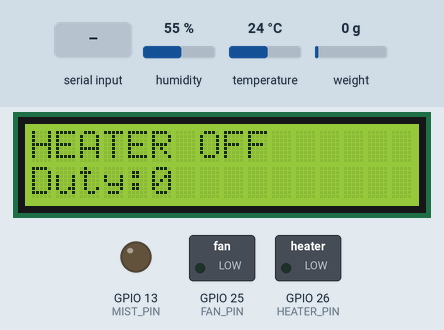
The sketch below on a simulated ESP32. On the bench: 16×2 character LCD, switched loads named in the sketch (green lamp = pin HIGH), output pins drawn as LEDs (lit = HIGH). Inputs (shaded band) come from the test bench; at power-on: humidity 55 %, temperature 24 °C, weight on the scale 0 g. WiFi joins after 1.5 s; servers stay silent unless stated; uploads are accepted with an empty reply; EEPROM starts erased; what the sketch prints to the serial monitor is not drawn.

Above: at 10.4 s.
10.5 s: "1" received over Serial
At 12.7 s:
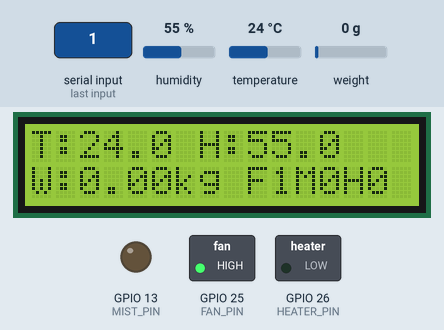
13.2 s: "3" received over Serial
At 13.8 s:
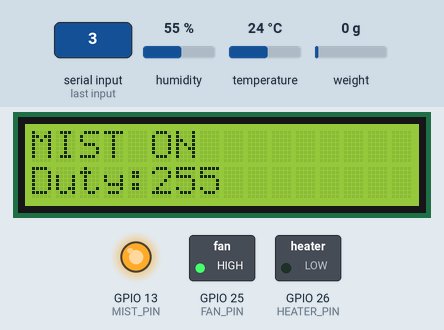
16.2 s: "2" received over Serial
At 17.3 s:
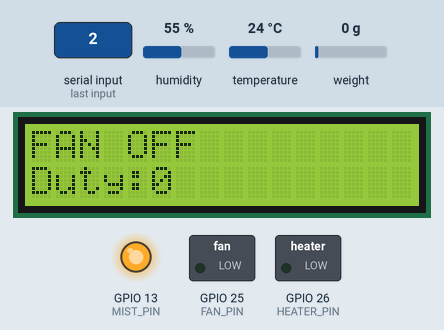
19.2 s: "5" received over Serial
At 19.6 s:
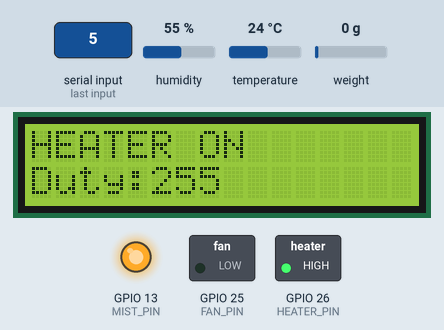
22.2 s: "4" received over Serial
At 23.1 s:
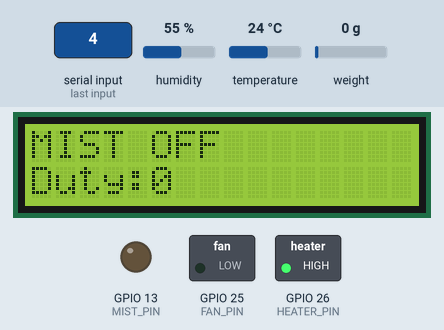
25.2 s: "t" received over Serial
At 26.4 s:
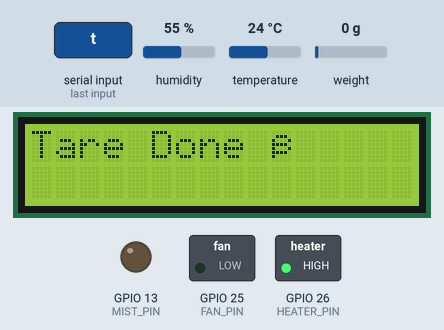
Timing chart, 0 to 28.2 s (numbered marks = the images above; inputs shaded):
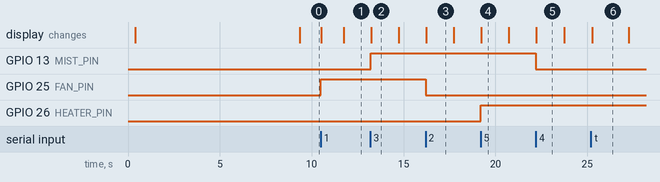

The sketch:

systemmmfordemo.ino
```cpp
#include <Arduino.h>
#include <HX711_ADC.h>
#include <EEPROM.h>
#include <DHT.h>

#include <WiFi.h>
#include <WiFiManager.h>
#include <HTTPClient.h>

#include <Wire.h>
#include <LiquidCrystal_I2C.h>

// ============ BLYNK ============
#define BLYNK_PRINT Serial
#define BLYNK_TEMPLATE_ID   "TMPL6ihUzZBCn"
#define BLYNK_TEMPLATE_NAME "HiveCare"
#define BLYNK_AUTH_TOKEN    "vBp4gRk6qA_5plwEi_fEZBaHwZrwWymI"
#include <BlynkSimpleEsp32.h>
BlynkTimer blynkTimer;

// ================== LCD ==================
LiquidCrystal_I2C lcd(0x27, 16, 2);

// ================== SERVER (PHP endpoint) ==================
const char* SERVER_URL = "http://192.168.100.224/thesis/Beehive/database/sensor_insert.php";

// ================== DB SENDING RULES ==================
// Periodic every 30 seconds
// + EVENT send when actuators change
// ✅ 30s schedule RESETS after any EVENT send
const unsigned long PERIODIC_INTERVAL_MS = 30UL * 1000UL;
unsigned long nextPeriodicDue = 0;

// ================== ACTUATORS (MOSFET Control) ==================
#define FAN_PIN    25
#define MIST_PIN   13
#define HEATER_PIN 26

// ================== HX711 ==================
#define HX711_DOUT 4
#define HX711_SCK  5
HX711_ADC LoadCell(HX711_DOUT, HX711_SCK);
float CAL_FACTOR = 20.380953;

// ================== EEPROM ==================
#define EEPROM_SIZE 64
#define CAL_ADDR 0

// ================== DHT22 ==================
#define DHTPIN 27
#define DHTTYPE DHT22
DHT dht(DHTPIN, DHTTYPE);

// ================== Timing ==================
unsigned long lastPrint = 0;
unsigned long lastDHT   = 0;
unsigned long lastLcd   = 0;

// Latest sensor values
float temperatureRaw = NAN; // 1 decimal
float humidity       = NAN; // 1 decimal
float latestWeightKg = NAN;

// ================== Status strings for DB ==================
String fanStatus    = "OFF";
String mistStatus   = "OFF";
String heaterStatus = "OFF";

// last status snapshot (for event triggers)
String lastSentFanStatus    = "OFF";
String lastSentMistStatus   = "OFF";
String lastSentHeaterStatus = "OFF";

// ================== PWM (LEDC) ==================
const int PWM_FREQ = 5000;
const int PWM_RES  = 8;   // 0..255
int fanDuty    = 0;
int mistDuty   = 0;
int heaterDuty = 0;

// ================== MANUAL CONTROL STATES ==================
int fanSetDuty    = 0;
int mistSetDuty   = 0;
int heaterSetDuty = 0;

// ========== LCD POPUP SYSTEM ==========
bool systemReady = false;
bool popupActive = false;
unsigned long popupUntil = 0;

String lastFanStatus = "";
String lastMistStatus = "";
String lastHeaterStatus = "";

// ================== Helpers ==================
static float round1(float x) {
  if (isnan(x)) return x;
  return roundf(x * 10.0f) / 10.0f;
}

// ================== LCD helper ==================
void lcdShow2Lines(const String& l1, const String& l2) {
  String line1 = l1.substring(0, 16);
  while (line1.length() < 16) line1 += " ";
  String line2 = l2.substring(0, 16);
  while (line2.length() < 16) line2 += " ";

  lcd.setCursor(0, 0);
  lcd.print(line1);
  lcd.setCursor(0, 1);
  lcd.print(line2);
}

void lcdPopup(const String& l1, const String& l2, unsigned long ms = 2000) {
  popupActive = true;
  popupUntil = millis() + ms;
  lcdShow2Lines(l1, l2);
}

void lcdMainScreen(float tempC, float humPct, float weightKg) {
  String l1 = "T:";
  l1 += isnan(tempC) ? "NA" : String(tempC, 1);
  l1 += " H:";
  l1 += isnan(humPct) ? "NA" : String(humPct, 1);

  String l2 = "W:" + String(weightKg, 2) + "kg";
  String marks = " F" + String(fanDuty > 0 ? 1 : 0) +
                 "M" + String(mistDuty > 0 ? 1 : 0) +
                 "H" + String(heaterDuty > 0 ? 1 : 0);

  if (l2.length() + marks.length() <= 16) l2 += marks;
  else l2 = l2.substring(0, 16 - marks.length()) + marks;

  lcdShow2Lines(l1, l2);
}

// ================== Apply PWM + status ==================
void applyActuators(int fDuty, int mDuty, int hDuty) {
  fDuty = constrain(fDuty, 0, 255);
  mDuty = constrain(mDuty, 0, 255);
  hDuty = constrain(hDuty, 0, 255);

  fanDuty    = fDuty;
  mistDuty   = mDuty;
  heaterDuty = hDuty;

  // ESP32 core 3.x: ledcWrite(pin, duty) after ledcAttach(pin,...)
  ledcWrite(FAN_PIN, fanDuty);
  ledcWrite(MIST_PIN, mistDuty);
  ledcWrite(HEATER_PIN, heaterDuty);

  fanStatus    = (fanDuty    > 0) ? "ON" : "OFF";
  mistStatus   = (mistDuty   > 0) ? "ON" : "OFF";
  heaterStatus = (heaterDuty > 0) ? "ON" : "OFF";
}

// ================== Send to Database ==================
bool sendToDatabase(float tempC, float humPct, float weightKg,
                    const String& fan_status,
                    const String& mist_status,
                    const String& heater_status) {
  if (WiFi.status() != WL_CONNECTED) {
    Serial.println("WiFi not connected. Can't send.");
    return false;
  }

  HTTPClient http;
  http.begin(SERVER_URL);
  http.addHeader("Content-Type", "application/x-www-form-urlencoded");

  String postData =
      "temperature=" + String(round1(tempC), 1) +
      "&humidity="   + String(round1(humPct), 1) +
      "&weight="     + String(weightKg, 2) +
      "&fan_status=" + fan_status +
      "&pump_status=" + mist_status +     // keep your DB field name
      "&heater_status=" + heater_status;

  int httpCode = http.POST(postData);
  String payload = http.getString();
  http.end();

  Serial.print("POST -> HTTP ");
  Serial.println(httpCode);
  Serial.println(payload);

  return (httpCode > 0 && httpCode < 400);
}

// ================== DHT Safe Read + Auto-Recover ==================
void readDHTSafe() {
  static int dhtFailCount = 0;

  float h = dht.readHumidity();
  float t = dht.readTemperature();

  bool okH = !isnan(h);
  bool okT = !isnan(t);

  if (okH) humidity = round1(h);
  if (okT) temperatureRaw = round1(t);

  if (!okH || !okT) {
    dhtFailCount++;
    Serial.print("DHT FAIL #"); Serial.print(dhtFailCount);
    Serial.print(" H="); Serial.print(okH ? String(h,1) : "NaN");
    Serial.print(" T="); Serial.println(okT ? String(t,1) : "NaN");

    if (dhtFailCount >= 10) {
      Serial.println("Reinitializing DHT...");
      dht.begin();
      dhtFailCount = 0;
    }
  } else {
    dhtFailCount = 0;
  }
}

// ================== Blynk telemetry only ==================
void blynkSendTelemetry() {
  if (!Blynk.connected()) return;

  if (!isnan(temperatureRaw))  Blynk.virtualWrite(V10, temperatureRaw);
  if (!isnan(humidity))        Blynk.virtualWrite(V11, humidity);
  if (!isnan(latestWeightKg))  Blynk.virtualWrite(V12, latestWeightKg);
}

void setup() {
  Serial.begin(115200);
  delay(300);

  // LCD init
  Wire.begin(21, 22);
  lcd.init();
  lcd.backlight();
  lcdShow2Lines("HiveCare Booting", "Please wait...");

  // PWM init
  ledcAttach(FAN_PIN, PWM_FREQ, PWM_RES);
  ledcWrite(FAN_PIN, 0);

  ledcAttach(MIST_PIN, PWM_FREQ, PWM_RES);
  ledcWrite(MIST_PIN, 0);

  ledcAttach(HEATER_PIN, PWM_FREQ, PWM_RES);
  ledcWrite(HEATER_PIN, 0);

  applyActuators(0, 0, 0);

  // WiFiManager
  WiFi.mode(WIFI_STA);
  WiFi.setSleep(false);

  WiFiManager wm;
  wm.setTimeout(30);
  if (!wm.autoConnect("ESP32_Setup", "12345678")) {
    Serial.println("WiFi failed. Restarting...");
    delay(1200);
    ESP.restart();
  }

  // Blynk
  Blynk.config(BLYNK_AUTH_TOKEN);
  Blynk.connect(10000); // continue even if offline

  // EEPROM
  EEPROM.begin(EEPROM_SIZE);

  // HX711 init
  LoadCell.begin();
  delay(1200);
  LoadCell.start(2000, false);

  if (LoadCell.getTareTimeoutFlag() || LoadCell.getSignalTimeoutFlag()) {
    lcdShow2Lines("HX711 ERROR", "Check wiring!");
    while (1) { delay(10); }
  }

  LoadCell.setSamplesInUse(10);

  float savedCal = 0;
  EEPROM.get(CAL_ADDR, savedCal);
  if (!isnan(savedCal) && savedCal > 0.1 && savedCal < 100000.0) {
    CAL_FACTOR = savedCal;
  }
  LoadCell.setCalFactor(CAL_FACTOR);

  // Startup tare
  delay(3000);
  LoadCell.update();
  LoadCell.tare();

  // DHT init
  dht.begin();
  readDHTSafe();

  lcdPopup("System Ready ✅", "", 1500);

  // Blynk telemetry timer (1s)
  blynkTimer.setInterval(1000L, blynkSendTelemetry);

  // DB cadence init (ONCE)
  nextPeriodicDue = millis() + PERIODIC_INTERVAL_MS;

  // Initialize "last sent" actuator statuses
  lastSentFanStatus    = fanStatus;
  lastSentMistStatus   = mistStatus;
  lastSentHeaterStatus = heaterStatus;

  systemReady = true;

  Serial.println("MANUAL ACTUATORS (no thresholds):");
  Serial.println("1 fan ON  | 2 fan OFF");
  Serial.println("3 mist ON | 4 mist OFF");
  Serial.println("5 heat ON | 6 heat OFF");
  Serial.println("t tare | s save CAL");
  Serial.println("DB: every 30s, and on actuator change (event). 30s resets after event.");
}

void loop() {
  Blynk.run();
  blynkTimer.run();

  LoadCell.update();

  // DHT every 3 seconds
  if (millis() - lastDHT >= 3000) {
    lastDHT = millis();
    readDHTSafe();
  }

  // Weight reading (kg)
  float weightKg = LoadCell.getData() / 1000.0;
  if (weightKg < 0.5) weightKg = 0.0;
  latestWeightKg = weightKg;

  // ✅ Manual actuator apply (NO AUTO THRESHOLDS)
  applyActuators(fanSetDuty, mistSetDuty, heaterSetDuty);

  // Serial print every 500 ms (no mode text)
  if (millis() - lastPrint >= 500) {
    lastPrint = millis();
    Serial.print("W: "); Serial.print(weightKg, 2);
    Serial.print("kg | T: ");
    isnan(temperatureRaw) ? Serial.print("NA") : Serial.print(temperatureRaw, 1);
    Serial.print("C | H: ");
    isnan(humidity) ? Serial.print("NA") : Serial.print(humidity, 1);
    Serial.print("% | Fan: "); Serial.print(fanDuty);
    Serial.print(" | Mist: "); Serial.print(mistDuty);
    Serial.print(" | Heater: "); Serial.println(heaterDuty);
  }

  // LCD popups on actuator changes + main screen
  if (systemReady) {
    if (fanStatus != lastFanStatus) {
      lastFanStatus = fanStatus;
      lcdPopup("FAN " + fanStatus, "Duty:" + String(fanDuty), 1200);
    }
    if (mistStatus != lastMistStatus) {
      lastMistStatus = mistStatus;
      lcdPopup("MIST " + mistStatus, "Duty:" + String(mistDuty), 1200);
    }
    if (heaterStatus != lastHeaterStatus) {
      lastHeaterStatus = heaterStatus;
      lcdPopup("HEATER " + heaterStatus, "Duty:" + String(heaterDuty), 1200);
    }

    if (popupActive && millis() > popupUntil) popupActive = false;

    if (!popupActive && (millis() - lastLcd >= 3000)) {
      lastLcd = millis();
      lcdMainScreen(temperatureRaw, humidity, weightKg);
    }
  }

  // ===== DB sending: periodic + event =====
  unsigned long nowMs = millis();

  bool periodicDue = ((long)(nowMs - nextPeriodicDue) >= 0);

  // EVENT = any actuator status changed since last SEND
  bool eventActuatorChange =
      (fanStatus != lastSentFanStatus) ||
      (mistStatus != lastSentMistStatus) ||
      (heaterStatus != lastSentHeaterStatus);

  if (eventActuatorChange || periodicDue) {
    float tSend = isnan(temperatureRaw) ? 0.0 : temperatureRaw;
    float hSend = isnan(humidity) ? 0.0 : humidity;

    sendToDatabase(tSend, hSend, weightKg, fanStatus, mistStatus, heaterStatus);

    // update last sent statuses AFTER successful attempt (still update even if server fails? your choice)
    lastSentFanStatus    = fanStatus;
    lastSentMistStatus   = mistStatus;
    lastSentHeaterStatus = heaterStatus;

    if (eventActuatorChange) {
      // ✅ RESET 30s schedule after EVENT trigger
      nextPeriodicDue = nowMs + PERIODIC_INTERVAL_MS;
    } else {
      // periodic schedule continues
      nextPeriodicDue = nowMs + PERIODIC_INTERVAL_MS;
    }
  }

  // ===== Serial Commands (manual ON/OFF) =====
  if (Serial.available()) {
    char cmd = Serial.read();

    if (cmd == 't') {
      lcdShow2Lines("Taring...", "Keep EMPTY");
      LoadCell.tareNoDelay();
    }
    else if (cmd == 's') {
      EEPROM.put(CAL_ADDR, CAL_FACTOR);
      EEPROM.commit();
      lcdPopup("Saved CAL ✅", "", 1500);
    }
    else if (cmd == '1') { fanSetDuty = 255; }  // fan ON
    else if (cmd == '2') { fanSetDuty = 0;   }  // fan OFF
    else if (cmd == '3') { mistSetDuty = 255; } // mist ON
    else if (cmd == '4') { mistSetDuty = 0;   } // mist OFF
    else if (cmd == '5') { heaterSetDuty = 255; } // heater ON
    else if (cmd == '6') { heaterSetDuty = 0;   } // heater OFF
  }

  if (LoadCell.getTareStatus()) {
    lcdPopup("Tare Done ✅", "", 2000);
  }
}
```

Measured:
- after the input at 10.5 s, GPIO 25 (FAN_PIN): LOW → HIGH at once; the display: first changes at once (image 1 shows a later state)
- after the input at 13.2 s, GPIO 13 (MIST_PIN): LOW → HIGH at once; the display: changes at once (image 2)
- after the input at 16.2 s, GPIO 25 (FAN_PIN): HIGH → LOW at once; the display: changes at once (image 3)
- after the input at 19.2 s, GPIO 26 (HEATER_PIN): LOW → HIGH at once; the display: changes at once (image 4)
- after the input at 22.2 s, GPIO 13 (MIST_PIN): HIGH → LOW at once; the display: changes at once (image 5)
- after the input at 25.2 s, the display: changes after 0.06 s (image 6)
- what the display in image 2 shows lasts 1.5 s, from 13.2 s to 14.7 s
